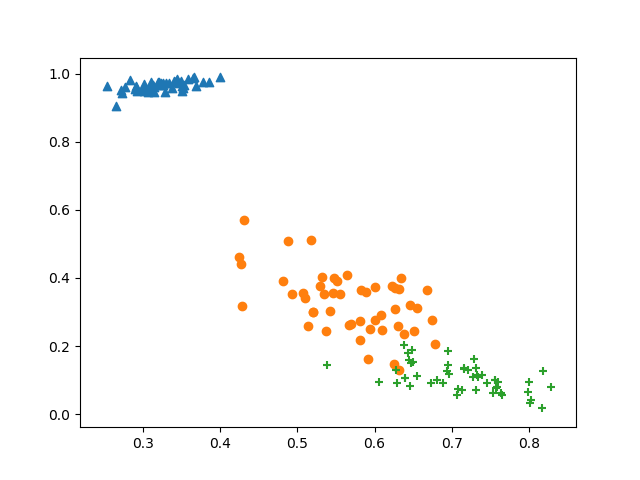

This chart was generated by the following Python code:
#アヤメのデータを縮約

import numpy as np
from chainer import Variable,optimizers,Chain
import chainer.functions as F
import chainer.links as L

from sklearn import datasets
import matplotlib.pyplot as plt

iris = datasets.load_iris()
xtrain = iris.data.astype(np.float32)

class MyAE(Chain):
    def __init__(self):
        super(MyAE,self).__init__(
        l1 = L.Linear(4,2),
        l2 = L.Linear(2,4),
        )
    def __call__(self,x):
        bv = self.fwd(x)
        return F.mean_squared_error(bv,x)
    def fwd(self,x):
        fv = F.sigmoid(self.l1(x))
        bv = self.l2(fv)
        return bv

model = MyAE()
optimizer = optimizers.SGD()
optimizer.setup(model)

n = 150
bs = 30
for j in range(3000):
    sffindx = np.random.permutation(n)
    for i in range(0,n,bs):
        x = Variable(xtrain[sffindx[i:(i+bs) if (i+bs) < n else n]])
        model.zerograds()
        loss = model(x)
        loss.backward()
        optimizer.update()

x = Variable(xtrain)
yt = F.sigmoid(model.l1(x))

ans = yt.data
ansx1 = ans[0:50,0]
ansy1 = ans[0:50,1]
ansx2 = ans[50:100,0]
ansy2 = ans[50:100,1]
ansx3 = ans[100:150,0]
ansy3 = ans[100:150,1]

plt.scatter(ansx1,ansy1,marker="^")
plt.scatter(ansx2,ansy2,marker="o")
plt.scatter(ansx3,ansy3,marker="+")

plt.savefig("AutoEncoder/iris_AE.png")
